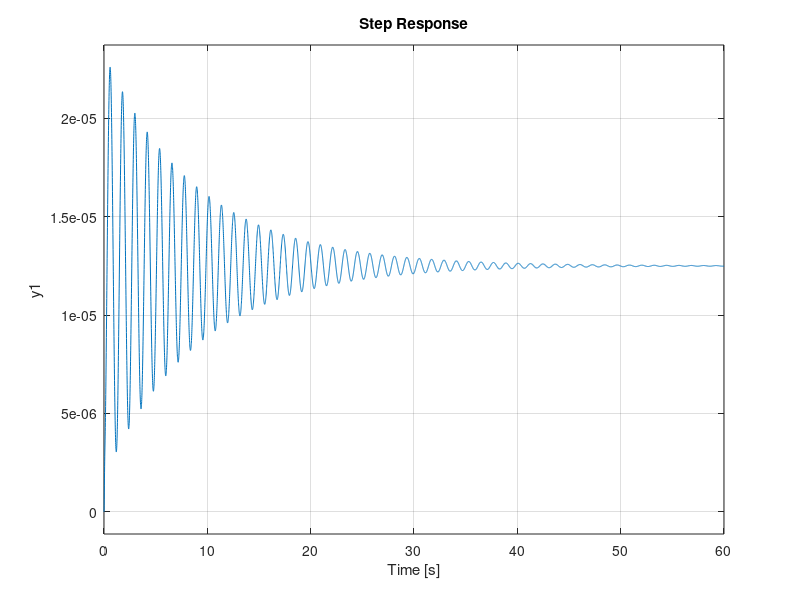
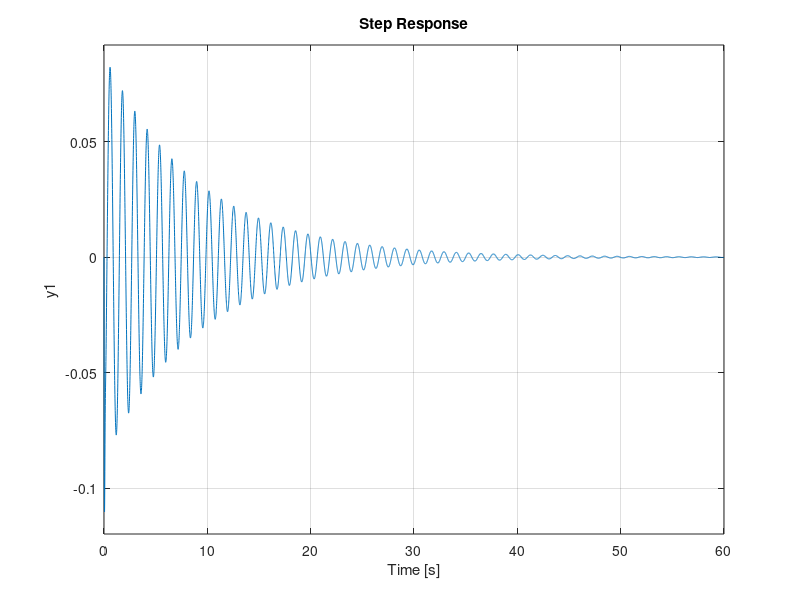

Write the MATLAB code that produced these figures, in order.
M1 = 2500;
M2 = 320;
K1 = 80000;
K2 = 500000;
b1 = 350;
b2 = 15020;

s = tf('s');

G1 = ((M1+M2)*s^2+b2*s+K2)/((M1*s^2+b1*s+K1)*(M2*s^2+(b1+b2)*s+(K1+K2))-(b1*s+K1)*(b1*s+K1));
figure(1)
step(G1)

G2 = (-M1*b2*s^3-M1*K2*s^2)/((M1*s^2+b1*s+K1)*(M2*s^2+(b1+b2)*s+(K1+K2))-(b1*s+K1)*(b1*s+K1));
figure(2)
step(0.1*G2)

sys3 = tf(G1)
sys4 = tf(G2)